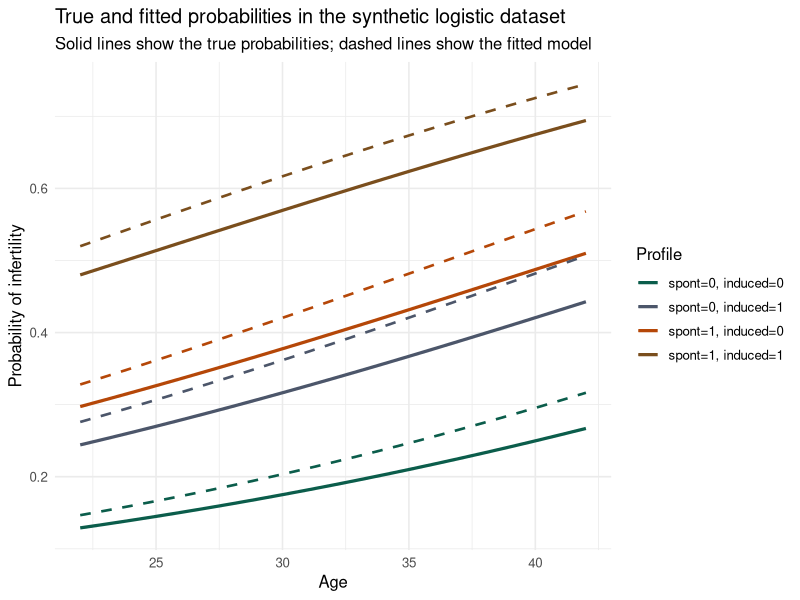

The R script that drew this image:
## ---- chunk 1
set.seed(2026)

n <- 8000

age <- pmax(round(rnorm(n, mean = 31, sd = 5)), 20)
parity <- pmin(rpois(n, lambda = 1.8), 6)

education <- sample(
  c("low", "medium", "high"),
  size = n,
  replace = TRUE,
  prob = c(0.25, 0.45, 0.30)
)

spontaneous <- sample(
  0:2,
  size = n,
  replace = TRUE,
  prob = c(0.72, 0.20, 0.08)
)

induced <- sample(
  0:2,
  size = n,
  replace = TRUE,
  prob = c(0.68, 0.22, 0.10)
)

smoking <- rbinom(
  n,
  size = 1,
  prob = plogis(-0.6 + 0.35 * (education == "low") - 0.20 * (education == "high"))
)

low_education <- as.integer(education == "low")
high_education <- as.integer(education == "high")

eta <- -2.3 +
  0.045 * age -
  0.32 * parity +
  0.28 * low_education -
  0.18 * high_education +
  1.05 * spontaneous +
  0.78 * induced +
  0.42 * smoking

true_probability <- plogis(eta)
infertility <- rbinom(n, size = 1, prob = true_probability)

synthetic_infertility <- data.frame(
  infertility,
  age,
  parity,
  education = factor(education, levels = c("low", "medium", "high")),
  spontaneous,
  induced,
  smoking
)

simulation_summary <- data.frame(
  sample_size = nrow(synthetic_infertility),
  event_rate = mean(synthetic_infertility$infertility),
  mean_age = mean(synthetic_infertility$age),
  mean_parity = mean(synthetic_infertility$parity)
)

simulation_summary[, c("event_rate", "mean_age", "mean_parity")] <-
  round(simulation_summary[, c("event_rate", "mean_age", "mean_parity")], 3)

knitr::kable(
  simulation_summary,
  caption = "Summary of the synthetic logistic-regression dataset"
)
## ---- chunk 2
logit_fit <- glm(
  infertility ~ age + parity + education + spontaneous + induced + smoking,
  data = synthetic_infertility,
  family = binomial()
)

truth <- c(
  "(Intercept)" = -2.30,
  age = 0.045,
  parity = -0.32,
  educationmedium = -0.28,
  educationhigh = -0.46,
  spontaneous = 1.05,
  induced = 0.78,
  smoking = 0.42
)

comparison_table <- data.frame(
  term = names(coef(logit_fit)),
  true_value = truth[names(coef(logit_fit))],
  estimated_value = coef(logit_fit)
)

comparison_table$bias <- comparison_table$estimated_value - comparison_table$true_value
comparison_table[, c("true_value", "estimated_value", "bias")] <-
  round(comparison_table[, c("true_value", "estimated_value", "bias")], 3)

knitr::kable(
  comparison_table,
  caption = "True and estimated coefficients under the correctly specified logistic model"
)
## ---- chunk 3
profiles <- expand.grid(
  age = seq(22, 42, by = 1),
  spontaneous = c(0, 1),
  induced = c(0, 1)
)

profiles$parity <- 1
profiles$education <- factor("medium", levels = c("low", "medium", "high"))
profiles$smoking <- 0

profiles$true_eta <- -2.3 +
  0.045 * profiles$age -
  0.32 * profiles$parity -
  0.28 * (profiles$education == "medium") -
  0.46 * (profiles$education == "high") +
  1.05 * profiles$spontaneous +
  0.78 * profiles$induced +
  0.42 * profiles$smoking

profiles$true_probability <- plogis(profiles$true_eta)
profiles$fitted_probability <- predict(logit_fit, newdata = profiles, type = "response")

profiles$history <- paste0(
  "spont=", profiles$spontaneous,
  ", induced=", profiles$induced
)

ggplot2::ggplot(
  profiles,
  ggplot2::aes(x = age, color = history)
) +
  ggplot2::geom_line(
    ggplot2::aes(y = true_probability),
    linewidth = 1.1
  ) +
  ggplot2::geom_line(
    ggplot2::aes(y = fitted_probability),
    linetype = 2,
    linewidth = 0.9
  ) +
  ggplot2::labs(
    title = "True and fitted probabilities in the synthetic logistic dataset",
    subtitle = "Solid lines show the true probabilities; dashed lines show the fitted model",
    x = "Age",
    y = "Probability of infertility",
    color = "Profile"
  ) +
  ggplot2::scale_color_manual(values = c("#0b5d4b", "#4c566a", "#b54708", "#7a4e1d")) +
  ggplot2::theme_minimal(base_size = 12)
## ---- chunk 4
or_table <- data.frame(
  term = comparison_table$term,
  true_odds_ratio = exp(comparison_table$true_value),
  estimated_odds_ratio = exp(comparison_table$estimated_value)
)

or_table[, c("true_odds_ratio", "estimated_odds_ratio")] <-
  round(or_table[, c("true_odds_ratio", "estimated_odds_ratio")], 3)

knitr::kable(
  or_table,
  caption = "True and estimated odds ratios in the synthetic dataset"
)
